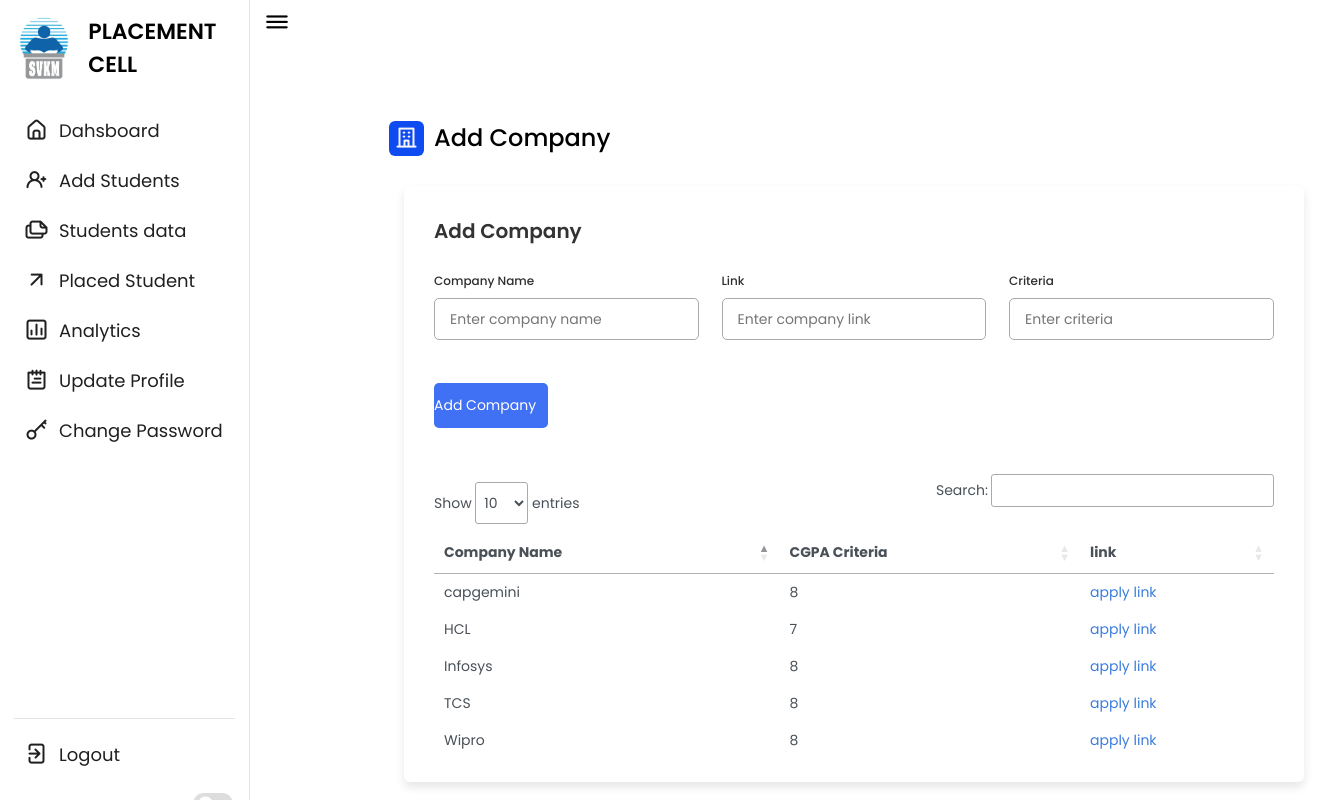
Page /add_company.php (signed in) on the committed database.
### tables this page shows
CREATE TABLE `company` (
  `company_name` varchar(30) NOT NULL,
  `cgpa_criteria` int(11) NOT NULL,
  `link` varchar(255) NOT NULL
);

### add_company.php (the view, shortened to what this page needs)
<!DOCTYPE html>
<html lang="en">
<head>
          <link rel="stylesheet" type="text/css" href="css/lib.2.css">
          <link rel="stylesheet" type="text/css" href="css/light.css">
          <link rel="stylesheet" type="text/css" href="css/bootstrap5.css">
          <link rel="stylesheet" href="css/style.css">
     <link rel="stylesheet" href="https://unicons.iconscout.com/release/v4.0.0/css/line.css">
    <link rel="stylesheet" href="css/add_style.css">
     <link rel="stylesheet" href="https://unicons.iconscout.com/release/v4.0.0/css/line.css">
        </head>
        <body data-theme="light" data-layout="fluid">
        <nav>
        <div class="logo-name">
            <div class="logo-image">
                <img src="img/logo.jpg" style="height: 75px; width:75px" alt="">
            </div>
            <span class="logo_name">PLACEMENT CELL</span>
        </div>
        <div class="menu-items">
        <?php
            include 'partials/_dbconnect.php';
            $uname = $_SESSION['username'];
            $sql = "SELECT `role` FROM `users` WHERE username= '$uname' ";
            $result = mysqli_query($conn , $sql);
            $num = mysqli_num_rows($result);
            $admin_or_faculty = $num;
            if($num > 0) {
            echo "
            <ul class='nav-links' style='padding-left: 0rem;'>
                <li><a href='admin_dashboard.php'>
                    <i class='uil uil-estate'></i>
                    <span class='link-name'>Dahsboard</span>
                </a></li>
                <li><a href='add_student.php'>
                    <i class='uil-user-plus'></i>
                    <span class='link-name'>Add Students</span>
                </a></li>
                <li><a href='student_data.php'>
                    <i class='uil uil-files-landscapes'></i>
                    <span class='link-name'>Students data</span>
                </a></li>
                <li><a href='placed_Student.php'>
                    <i class='uil-arrow-up-right'></i>
                    <span class='link-name'>Placed Student</span>
                </a></li>
                <li><a href='analytics.php'>
                    <i class='uil uil-chart'></i>
                    <span class='link-name'>Analytics</span>
                </a></li>";
            echo "<li><a href='update_profile_admin_faculty.php'>
            <i class='uil-notes'></i>
            <span class='link-name'>Update Profile</span>
        </a></li>";
        }
            echo "
        <li><a href='change_password.php'>
            <i class='uil-key-skeleton'></i>
            <span class='link-name'>Change Password</span>
        </a></li></ul>";
            ?>
            <ul class="logout-mode" style="padding-left: 0rem;">
                <li><a href="/miniproject_final/logout.php">
                    <i class="uil uil-signout"></i>
                    <span class="link-name">Logout</span>
                </a></li>
                <div class="mode-toggle">
                  <span class="switch"></span>
                </div>
            </ul>
        </div>
    </nav>
    <?php
if($admin_or_faculty>0) {
?>
        <div class="dashboard">
        <div class="top" style="background-color: transparent;">
            <i class="uil uil-bars sidebar-toggle"></i>
        </div>
        <div class='dash-content'>
        <div class='overview'>
            <div class='title'>
                <i class=' uil-building'></i>
                <span class='text'>Add Company</span>
            </div>
            <div class='container'>
        <header>Add Company</header>
        <form action="/miniproject_final/add_company.php" method="post">
            <div class="form first">
                <div class="details personal">
                    <span class="title"></span>
                    <div class="fields">
                        <div class="input-field">
                            <label>Company Name</label>
                            <input type="text" placeholder="Enter company name" name="cname" required>
                        </div>
                        <div class="input-field">
                            <label>Link</label>
                            <input type="text" placeholder="Enter company link" name="link" required>
                        </div>
                        <div class="input-field">
                            <label>Criteria</label>
                            <input type="number" placeholder="Enter criteria" name="criteria" required>
                        </div>
                  <div class="details ID">
                   <div class="fields">
                    <button class="nextBtn" type="submit">
                        <span class="btnText">Add Company</span>
                    </button>
                </div>
            </div>
        </form>
    </div>
    <br>
    <table id="myTable">
            <thead>
              <tr>
                <th>Company Name</th>
                <th>CGPA Criteria</th>
                <th>link</th>
              </tr>
            </thead>
            <tbody>
            <?php
             include 'partials/_dbconnect.php';
            $sql = "SELECT * FROM `company`";
            $result = mysqli_query($conn , $sql);
            $num = mysqli_num_rows($result);
                $i = 0;
            if($num>0){
                while ($i<$num) {
                $row = mysqli_fetch_assoc($result);
          echo "<tr>
                <td>".$row['company_name']."</td>
            <td>".$row['cgpa_criteria']."</td>
            <td>  <a href='".$row['link']."'> apply link </a>  </td>" ;
                $i++;
                }
            }
        }
              ?>
            </tbody>
          </table>
</div>
<link rel="stylesheet" href="//cdn.datatables.net/1.12.1/css/jquery.dataTables.min.css">
</body>
</html>

### css/lib.2.css (style rules this page uses)
html, body { height: 100%; }

### css/style.css (style rules this page uses)
* { margin: 0; padding: 0; box-sizing: border-box; font-family: 'Poppins', sans-serif; }
:root { --primary-color: #0E4BF1; --panel-color: #FFF; --text-color: #000; --black-light-color: #202020; --border-color: #e6e5e5; --toggle-color: #DDD; --box1-color: #4DA3FF; --box2-color: #FFE6AC; --box3-color: #E7D1FC; --title-icon-color: rgb(248, 244, 244); --tran-05: all 0.5s ease; --tran-03: all 0.3s ease; --tran-03: all 0.2s ease; }
body { min-height: 100vh; background-color: var(--primary-color); }
nav { position: fixed; top: 0; left: 0; height: 100%; width: 250px; padding: 10px 14px; background-color: var(--panel-color); border-right: 1px solid var(--border-color); transition: var(--tran-05); }
nav .logo-name { display: flex; align-items: center; }
nav .logo-image { display: flex; justify-content: center; min-width: 45px; }
nav .logo-image img { width: 40px; object-fit: cover; border-radius: 50%; background-color: #000; }
nav .logo-name .logo_name { font-size: 22px; font-weight: 600; color: var(--text-color); margin-left: 14px; transition: var(--tran-05); }
nav .menu-items { margin-top: 20px; height: calc(100% - 90px); display: flex; flex-direction: column; justify-content: space-between; }
.menu-items li { list-style: none; }
.menu-items li a { display: flex; align-items: center; height: 50px; text-decoration: none; position: relative; }
.menu-items li a i { font-size: 24px; min-width: 45px; height: 100%; display: flex; align-items: center; justify-content: center; color: var(--black-light-color); }
.menu-items li a .link-name { font-size: 18px; font-weight: 400; color: var(--black-light-color); transition: var(--tran-05); }
.menu-items .logout-mode { padding-top: 10px; border-top: 1px solid var(--border-color); }
.menu-items .mode-toggle { position: absolute; right: 14px; height: 50px; min-width: 45px; display: flex; align-items: center; justify-content: center; cursor: pointer; }
.mode-toggle .switch { position: relative; display: inline-block; height: 22px; width: 40px; border-radius: 25px; background-color: var(--toggle-color); }
.switch:before { content: ""; position: absolute; left: 5px; top: 50%; transform: translateY(-50%); height: 15px; width: 15px; background-color: var(--panel-color); border-radius: 50%; transition: var(--tran-03); }
.dashboard { position: relative; left: 250px; background-color: var(--panel-color); min-height: 100vh; width: calc(100% - 250px); padding: 10px 14px; transition: var(--tran-05); }
.dashboard .top { position: fixed; top: 0; left: 250px; display: flex; width: calc(100% - 250px); justify-content: space-between; align-items: center; padding: 10px 14px; background-color: var(--panel-color); transition: var(--tran-05); z-index: 10; }
.dashboard .top .sidebar-toggle { font-size: 26px; color: var(--text-color); cursor: pointer; }
.dashboard .dash-content { padding-top: 50px; }
.dash-content .title { display: flex; align-items: center; margin: 60px 0 30px 0; }
.dash-content .title i { position: relative; height: 35px; width: 35px; background-color: var(--primary-color); border-radius: 6px; color: var(--title-icon-color); display: flex; align-items: center; justify-content: center; font-size: 24px; }
.dash-content .title .text { font-size: 24px; font-weight: 500; color: var(--text-color); margin-left: 10px; }

### rows in the picture
company: company_name "TCS", cgpa_criteria "8"
company: company_name "Infosys", cgpa_criteria "8"
company: company_name "Wipro", cgpa_criteria "8"
company: company_name "capgemini", cgpa_criteria "8"
company: company_name "HCL", cgpa_criteria "7"
